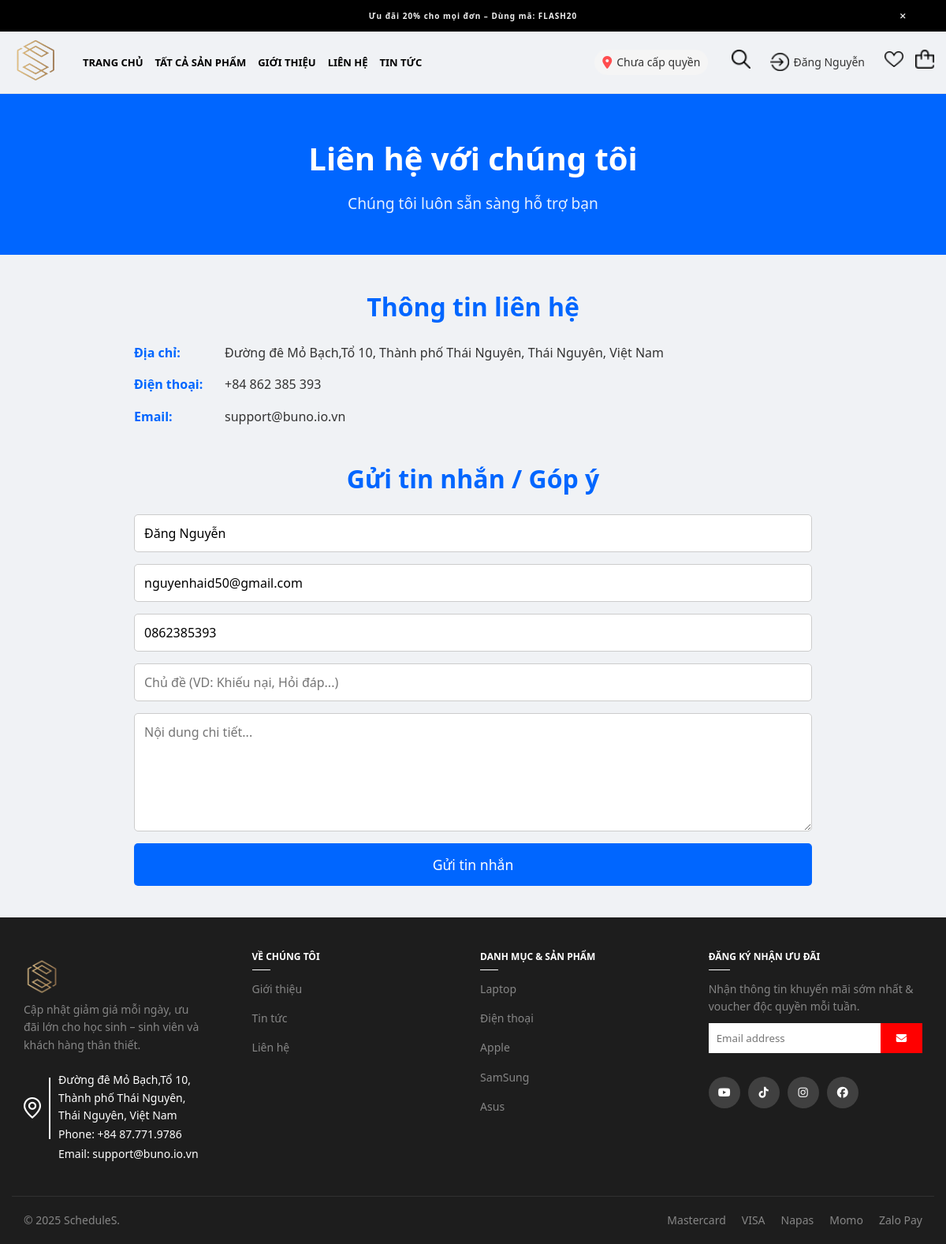
Screenshot of /index.php?page=contact (signed in) with the database file from the repository.
### tables this page shows
CREATE TABLE users (
    id INT AUTO_INCREMENT PRIMARY KEY,
    fullname VARCHAR(100) NOT NULL,
    email VARCHAR(100) NOT NULL UNIQUE,
    password VARCHAR(255) NOT NULL,
    phone VARCHAR(20),
    avatar VARCHAR(255) DEFAULT NULL,  
    role TINYINT DEFAULT 0 COMMENT '0: User, 1: Admin',
    status TINYINT DEFAULT 1 COMMENT '1: Active, 0: Block',
    reset_token VARCHAR(255) NULL,  
    reset_expiry DATETIME NULL,     
    created_at TIMESTAMP DEFAULT CURRENT_TIMESTAMP,
    updated_at TIMESTAMP DEFAULT CURRENT_TIMESTAMP ON UPDATE CURRENT_TIMESTAMP
);

### controllers/Usercontroller.php (called while the page is built, shortened)
<?php
require_once 'models/UserModel.php';
class Usercontroller
{
    private $userModel;
    public function __construct()
    {
        $this->userModel = new UserModel();
        $this->userModel = new UserModel();
    }
    public function header($title = 'ScheduleS - Điện thoại và Laptop giá rẻ')
    {
        include 'views/header.php';
    }
    public function footer()
    {
        include 'views/footer.php';
    }
    public function contact()
    {
        $user = [];
        if (isset($_SESSION['user'])) {
            $user_id = $_SESSION['user']['id'];
            $user = $this->userModel->getUserById($user_id);
        }
        include 'views/contact.php';
    }
}

### router.php (called while the page is built, shortened)
<?php
class Router
{
    private $routes = [];
    public function add($page, $controller, $method)
    {
        $this->routes[$page] = [
            'controller' => $controller,
            'method'     => $method
        ];
    }
    public function dispatch($defaultPage = 'home')
    {
        $page = $_GET['page'] ?? $defaultPage;
        $method         = $this->routes[$page]['method'];
        $controller = new $controllerName();
        $controller->$method();
    }
}

### index.php (called while the page is built, shortened)
<?php
require_once "Router.php";
$router = new Router();
$router->add('home', 'Usercontroller', 'home');
$router->add('wishlists', 'Usercontroller', 'wishlists');
$router->add('toggle_wishlist', 'Usercontroller', 'toggle_wishlist');
$router->add('payment', 'Usercontroller', 'payment');
$router->add('process_order', 'Usercontroller', 'process_order');
$router->add('order_success', 'Usercontroller', 'order_success');
$router->add('products', 'Usercontroller', 'products');
$router->add('cart', 'Usercontroller', 'cart');
$router->add('saveLocation', 'Usercontroller', 'saveLocation');
$router->add('product_details', 'Usercontroller', 'product_details');
$router->add('news', 'Usercontroller', 'news');
$router->add('about', 'Usercontroller', 'about');
$router->add('contact', 'Usercontroller', 'contact');
$router->add('check_coupon', 'Usercontroller', 'check_coupon');
$router->add('post_contact', 'Usercontroller', 'post_contact');
$router->add('order_history', 'Usercontroller', 'order_history');
$router->add('login', 'Usercontroller', 'login');
$router->add('logout', 'Usercontroller', 'logout');
$router->add('register', 'Usercontroller', 'register');
$router->add('profile', 'Usercontroller', 'profile');
$router->add('forgot_password', 'Usercontroller', 'forgot_password');
$router->add('reset_password', 'Usercontroller', 'reset_password');
$router->add('send_reset_link', 'Usercontroller', 'send_reset_link');
$router->add('post_review', 'Usercontroller', 'post_review');
$router->add('webhook_payment', 'PaymentController', 'webhook');
$router->add('api_province', 'ApiController', 'getProvinces');
$router->add('api_district', 'ApiController', 'getDistricts');
$router->add('api_ward', 'ApiController', 'getWards');
$router->add('api_fee', 'ApiController', 'calculateFee');
$router->dispatch();

### models/UserModel.php (called while the page is built, shortened)
<?php
class UserModel
{
    private $conn;
    public function __construct()
    {
        $host = "localhost";
        $db_name = "schedules";
        $username = "root";
        $password = "";
        try {
            $this->conn = new PDO(
                "mysql:host=$host;dbname=$db_name;charset=utf8mb4",
                $username,
                $password,
                [PDO::ATTR_ERRMODE => PDO::ERRMODE_EXCEPTION]
            );
            $this->conn->exec("SET time_zone = '+07:00';");
        } catch (PDOException $e) {
            die("Kết nối thất bại: " . $e->getMessage());
        }
    }
    public function getUserById($id)
    {
        $stmt = $this->conn->prepare("
            SELECT id, fullname, email, password, phone, role, created_at
            FROM users
            WHERE id = ?
        ");
        $stmt->execute([$id]);
        return $stmt->fetch(PDO::FETCH_ASSOC);
    }
}

### views/contact.php (the view, shortened to what this page needs)
<header class="header-contact">
    <h1>Liên hệ với chúng tôi</h1>
    <p>Chúng tôi luôn sẵn sàng hỗ trợ bạn</p>
</header>
<main class="main-contact">
    <section class="contact-details">
        <h2>Thông tin liên hệ</h2>
        <div class="detail-item">
            <span>Địa chỉ:</span>
            <p>Đường đê Mỏ Bạch,Tổ 10, Thành phố Thái Nguyên, Thái Nguyên, Việt Nam</p>
        </div>
        <div class="detail-item">
            <span>Điện thoại:</span>
            <p>+84 862 385 393</p>
        </div>
        <div class="detail-item">
            <span>Email:</span>
            <p>support@buno.io.vn</p>
        </div>
    </section>
    <section class="contact-message">
        <h2>Gửi tin nhắn / Góp ý</h2>
        <form class="form-contact" action="index.php?page=post_contact" method="POST">
            <input type="text" name="fullname" placeholder="Họ và tên" required
                value="<?= isset($user['fullname']) ? htmlspecialchars($user['fullname']) : '' ?>">
            <input type="email" name="email" placeholder="Email" required
                value="<?= isset($user['email']) ? htmlspecialchars($user['email']) : '' ?>">
            <input type="text" name="phone" placeholder="Số điện thoại"
                value="<?= isset($user['phone']) ? htmlspecialchars($user['phone']) : '' ?>">
            <input type="text" name="subject" placeholder="Chủ đề (VD: Khiếu nại, Hỏi đáp...)" required>
            <textarea name="message" placeholder="Nội dung chi tiết..." required rows="5"></textarea>
            <button type="submit" name="submit">Gửi tin nhắn</button>
        </form>
    </section>
</main>

### assets/css/style.css (style rules this page uses)
.header-contact { background-color: #0066ff; color: white; padding: 50px 20px; text-align: center; }
.header-contact h1 { font-size: 2.5rem; margin-bottom: 10px; }
.header-contact p { font-size: 1.2rem; opacity: 0.9; }
.main-contact { max-width: 900px; margin: 40px auto; padding: 0 20px; }
.contact-details, .contact-message { margin-bottom: 40px; }
.contact-details h2, .contact-message h2 { color: #0066ff; font-size: 2rem; margin-bottom: 20px; text-align: center; }
.detail-item { display: flex; align-items: center; margin-bottom: 15px; gap: 15px; font-size: 1rem; }
.detail-item span { font-weight: bold; min-width: 100px; color: #0066ff; }
.form-contact { display: flex; flex-direction: column; gap: 15px; }
.form-contact input, .form-contact textarea { padding: 12px; border: 1px solid #ccc; border-radius: 5px; font-size: 1rem; width: 100%; }
.form-contact textarea { resize: vertical; min-height: 150px; }
.form-contact button { background-color: #0066ff; color: white; border: none; padding: 15px; font-size: 1.1rem; border-radius: 5px; cursor: pointer; transition: background-color 0.3s ease; }
* { box-sizing: border-box; margin: 0; padding: 0; }

### assets/css/global.css (style rules this page uses)
* { margin: 0; padding: 0; box-sizing: border-box; font-family: "Segoe UI", Tahoma, Geneva, Verdana, sans-serif; outline: none !important; }

### rows the page displays
users: fullname "Đăng Nguyễn", email "nguyenhaid50@gmail.com", phone "0862385393"

### other values shown
$_SESSION['user']['fullname'] "Đăng Nguyễn"
